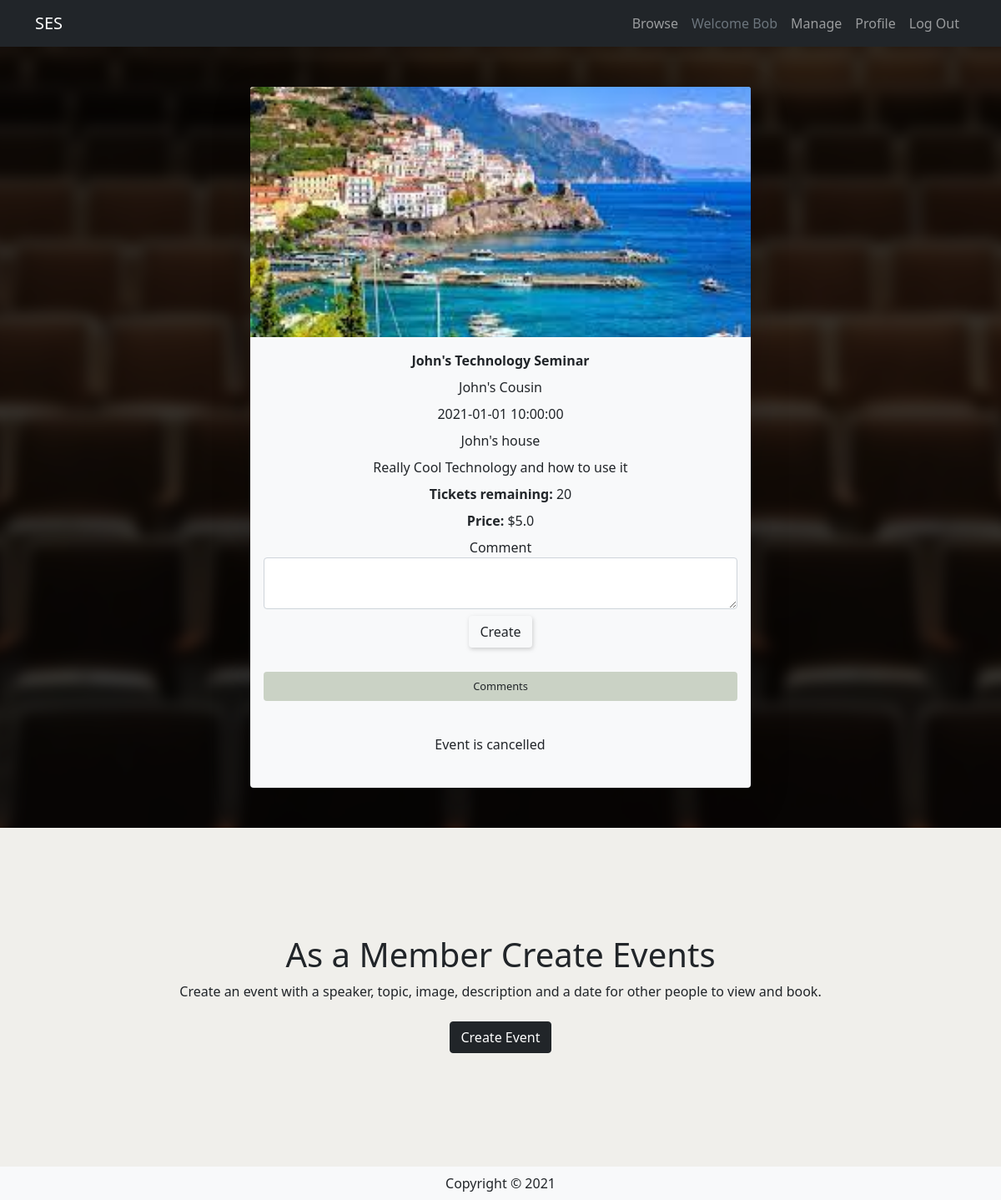
The app's page /details/2 (signed in) with its own data.
### event/models.py (models this page shows, shortened)
class User(db.Model, UserMixin):
    __tablename__ = 'users'
    id = db.Column(db.Integer, primary_key=True)
    name = db.Column(db.String(100), nullable=False)
    emailid = db.Column(db.String(100), nullable=False, unique=True)
    phonenum = db.Column(db.Integer, nullable=True, unique=True)
    address = db.Column(db.String(100), nullable=True)
    password_hash = db.Column(db.String(225), nullable=False)
    events = db.relationship('Event', backref='user')
    comments = db.relationship('Comment', backref='user')
    orders = db.relationship('Orders', backref='user')

class Event(db.Model):
    __tablename__ = 'events'
    id = db.Column(db.Integer, primary_key=True)
    topic = db.Column(db.Enum("Business", "Mental Health",
                      "Technology", name="topic"))
    name = db.Column(db.String(80))
    speaker = db.Column(db.String(80))
    description = db.Column(db.String(200))
    dateTime = db.Column(db.DateTime, default=datetime.now())
    address = db.Column(db.String(200))
    image = db.Column(db.String(400))
    tickets = db.Column(db.Integer)
    price = db.Column(db.Float)
    status = db.Column(db.Enum('Upcoming', 'Cancelled',
                       'Inactive', 'Booked', name="status"), default='Upcoming')
    user_id = db.Column(db.Integer, db.ForeignKey('users.id'))
    comments = db.relationship('Comment', backref='event')
    orders = db.relationship('Orders', backref='event')

### event/details.py (the view)
@detailsbp.route('/<id>', methods=['GET', 'POST'])
def show(id):
    event = Event.query.filter_by(id=id).first()
    cform = CommentForm()
    oform = OrderForm()
    return render_template('/events/details.html', event=event, cform=cform, oform=oform)

### event/forms.py
class CommentForm(FlaskForm):
    text = TextAreaField('Comment', [InputRequired()])
    submit = SubmitField('Create')

class OrderForm(FlaskForm):
    tickets = h5fields.IntegerField('Book tickets: ', [InputRequired(), NumberRange(
        min=1, max=100, message="Number exceeds tickets availible!")])
    submit = SubmitField('Place order')

### event/__init__.py (called while the page is built)
def create_app():
    app = Flask(__name__)
    boostrap = Bootstrap(app)
    app.secret_key = 'somerandomvalue'
    app.config['SQLALCHEMY_DATABASE_URI'] = 'sqlite:///seminar.sqlite'
    db.init_app(app)
    login_manager = LoginManager()
    login_manager.login_view = 'auth.login'
    login_manager.init_app(app)
    from .models import User  # importing here to avoid circular references
    @login_manager.user_loader
    def load_user(user_id):
        return User.query.get(int(user_id))
    from . import views
    app.register_blueprint(views.mainbp)
    from . import manage
    app.register_blueprint(manage.managebp)
    from . import details
    app.register_blueprint(details.detailsbp)
    from . import profile
    app.register_blueprint(profile.profilebp)
    from . import auth
    app.register_blueprint(auth.bp)
    return app

### event/templates/events/details.html (shortened to what this page needs)
{% extends 'base.html' %}
{% import "bootstrap/wtf.html" as wtf %}
{% block content %}
   <section class="hero details">
      <div class="d-flex justify-content-center align-items-center">
         <div class="card shadow-lg rounded border-0 bg-light col-md-6 col-sm-8 col-10 jumbo event my-5">
            <img class="card-img-top" style="width: 100%; min-height: 200px; max-height: 300px; object-fit: cover;"
               alt="Thumbnail [100%x225]" src="{{event.image}}">
            <div class="card-body text-dark">
               <p class="card-text event-info"><b>{{event.name}}</b></p>
                     <p class="card-text event-info">{{event.speaker}}</p>
                     <p class="card-text event-info">{{event.dateTime}}</p>
                     <p class="card-text event-info">{{event.address}}</p>
               <p class="card-text event-info d-sm-block d-none">{{event.description}}</p>
               <p class="card-text event-info"><b>Tickets remaining: </b>{{event.tickets}}</p>
               <p class="card-text event-info"><b>Price: </b>${{event.price}}</p>
               <div class="row">
                  {% if current_user.is_authenticated %}
                  {{wtf.quick_form(cform,"/details/{0}/comment".format(event.id))}}
                  {% endif %}
                  <div class="col-md-12 col-12 comment-text mb-3">
                      <div class="card-header border-0 bg-secondary secondary rounded mb-3">
                     <label class ="d-block mb" for="toggle">Comments</label>
                     </div>
                  </div>
                  {% if current_user.is_authenticated %}
                  <div class=" btn-group-vertical my-auto mx-auto col-md-4 col-12 h-25">
                     <div class="row justify-content-center align-items-center">
                        <div class="m-2">
                           {% if event.status == "Cancelled" %}
                           <p>Event is cancelled</p>
                           {% endif %}
                        </div>
                     </div>
                  </div>
                  {% endif %}
               </div>
            </div>
         </div>
      </div>
   </section>
   {% if current_user.is_authenticated %}
   <section class="browse primary">
      <div class="container-fluid text-center vertical-align-pad ">
         <h1 class="display-6">As a Member Create Events</h1>
         <p class="lead" style="font-size: 1rem;">Create an event with a speaker, topic, image, description and a date for
            other people to view and book.</p>
         <a href="{{url_for('manage.create', id = current_user.id)}}" class="btn btn-dark dark my-2">Create Event</a>
      </div>
   </section>
   {% endif %}
{% endblock %}

### event/templates/base.html (shortened to what this page needs)
<html>
<head>
    <link href="https://cdn.jsdelivr.net/npm/bootstrap@5.0.0-beta3/dist/css/bootstrap.min.css" rel="stylesheet"
>
    <link rel="stylesheet" href="{{ url_for('static',filename='css/style.css') }}">
</head>
<body>
    <header>
        <nav class="navbar navbar-expand-lg navbar-dark dark sticky-top">
            <div class="container">
                <a href="{{url_for('main.index')}}" class="navbar-brand">
                    SES
                </a>
                <div class="collapse navbar-collapse justify-content-end" id="navbarSupportedContent">
                    <div class="navbar-nav ml-auto">
                        <a class="nav-item nav-link" href="{{url_for('main.index', _anchor='event-browse')}}">Browse</a>
                        {% if current_user.is_authenticated %}
                        <a class="nav-item nav-link disabled text-muted" href="#">Welcome {{current_user.name}}</a>
                        <a class="nav-item nav-link" href="{{url_for('manage.show', id = current_user.id)}}">Manage</a>
                        <a class="nav-item nav-link" href="{{url_for('profile.show', id = current_user.id)}}">Profile</a>
                        <a class="nav-item nav-link" href="{{ url_for('auth.logout') }}">Log Out</a>
                        {% else %}
                        <a class="nav-item nav-link" href="{{url_for('auth.login') }}">Log In</a>
                        <a class="nav-item nav-link" href="{{url_for('auth.register') }}">Register</a>
                        {% endif %}
                    </div>
                </div>
            </div>
        </nav>
    </header>
    <main>
        {% block content %}
        {% endblock %}
    </main>
    <footer class="footer">
        <div class="text-center py-2 bg-light">
            <span class="text-dark">Copyright &copy; 2021</span>
        </div>
    </footer>
</body>
</html>

### event/static/css/style.css (style rules this page uses)
.btn-default { margin-top: 0.5em !important; box-shadow: 1px 2px 5px #8080805c; }
body { margin: 0; }
.primary { background: #f0efeb !important; }
.secondary { background: #cad2c5 !important; }
.dark { background: #212529 !important; }
.jumbo { color: white; text-align: center; position: relative; }
.jumbo.event { overflow: visible; }
section.hero { position: relative; overflow: hidden; }
.vertical-align-pad { padding-top: 8rem; padding-bottom: 8rem; }
.card-text.event-info { margin-bottom: 0.5rem; }
.comment-text { font-size: 0.8rem; }
.jumbo { animation-duration: 2s; animation-timing-function: ease-in-out; animation-delay: 0s; animation-name: FadeIn; }

### records on screen
User: name "Bob"
Event: image (picture), name "John's Technology Seminar", speaker "John's Cousin", dateTime "2021-01-01 10:00:00", address "John's house", description "Really Cool Technology and how to use it", tickets "20", price "5.0"
